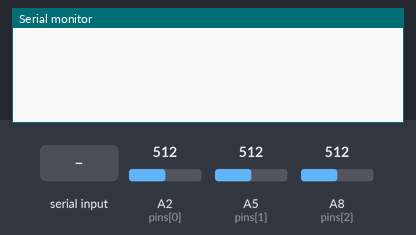
This sketch was run on a simulated Teensy 4. Parts: the last lines printed to the serial monitor. The inputs (shaded band) are chosen by the test bench; at power-on: A2 (pins[0]) = 512, A5 (pins[1]) = 512, A8 (pins[2]) = 512 (analog values on the 0–1023 scale).

Above: at 1.2 s.
1.3 s: "READ\n" received over Serial
At 2.7 s:
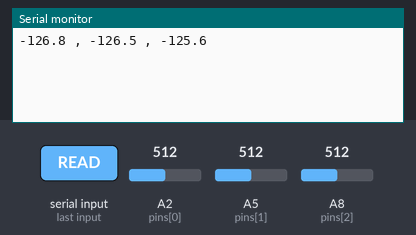
3.4 s: "ID?\n" received over Serial
At 4.7 s:
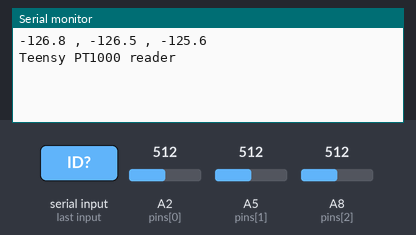

Measured:
- after the input at 1.3 s, the serial monitor: prints a new line after 0.23 s (image 1)
- after the input at 3.4 s, the serial monitor: prints a new line at once (image 2)

The sketch:

temperature_query.ino
```cpp
const int pins[3] = {A2, A5, A8}; //PT2(16), PT3(19), PT4(22)
const float R_REF[3] = {492.9, 494.1, 498.0};   // use measured values for higher precision
//const float R_REF[3] = {496.9, 499.3, 503.8};
//PT1000 resistance to temperature conversion (Callendar-Van Dusen equation) ---------------
const double R0 = 1000.0;
const double A = 3.9083e-3;
const double B = -5.775e-7;
const double C = -4.183e-12;       // only used below 0 °C

double RToCelsius(double R) { //Newton-Raphson numerical solution (calculated in °C)
  double T = (R / R0 - 1.0) / A;          // linear approx (first guess)
  for (int i = 0; i < 10; i++) {
    double c = (T < 0) ? C : 0.0;             // C term only below 0 °C
    double f  = R0 * (1.0 + A*T + B*T*T + c*(T - 100.0)*T*T*T) - R;
    double df = R0 * (A + 2.0*B*T + c*(4.0*T*T*T - 300.0*T*T));
    double dt = f / df;
    T -= dt;
    if (fabs(dt) < 1e-3) break;                   // converged to 0.001 °C
  }
  return T;
}
//-----------------------------------------------------------------------------------------

const byte numChars = 32; //arbitrary max message length
char receivedChars[numChars];
bool newData = false;

float readAdc(int ch) { //ADC count
  float sum = 0;
  for (int i = 0; i < 2000; i++) sum += analogRead(pins[ch]);
  return sum / 2000.0; //arbitrary average to smooth ADC fluctuations
}

float readR(int ch) { //resistance
  float adc = readAdc(ch);
  return R_REF[ch] * adc / (4095.0 - adc);   // sensor on the low side
}

float readV(int ch) { //voltage
  return readAdc(ch) * 3.3 / 4095.0;
}

void setup() {
  analogReadResolution(12); //12 bit
  Serial.begin(115200); //baud rate ignored through USB but a value is needed
}

void loop() {
  recvWithEndMarker();
  if (newData) {
    newData = false;
    parseInput();
  }
}

void recvWithEndMarker() { //takes in the input
  static byte ndx = 0;
  while (Serial.available() > 0 && !newData) {
    char rc = Serial.read();
    if (rc == '\r') continue;              // ignore carriage returns (certain terminals have them)
    if (rc != '\n') {
      receivedChars[ndx++] = rc;
      if (ndx >= numChars) ndx = numChars - 1;
    } else {
      receivedChars[ndx] = '\0';
      ndx = 0;
      newData = true;
    }
  }
}

void parseInput() { //reads input and then outputs
  if (strcmp(receivedChars, "READ") == 0) {
  for (int i = 0; i < 3; i++) {
    Serial.print(RToCelsius(readR(i)), 1);
    Serial.print(i < 2 ? " , " : "\n");
  }
  }
  else if (strcmp(receivedChars, "READ_RESISTANCE") == 0) { //resistance query
    for (int i = 0; i < 3; i++) {
    Serial.print(readR(i), 1);
    Serial.print(i < 2 ? " , " : "\n");
  }
  }
  else if (strcmp(receivedChars, "READ_ADC") == 0) { //resistance query
    for (int i = 0; i < 3; i++) {
    Serial.print(readAdc(i), 1);
    Serial.print(i < 2 ? " , " : "\n");
  }
  }
  else if (strcmp(receivedChars, "READ_VOLTAGE") == 0) { //voltage query
    for (int i = 0; i < 3; i++) {
    Serial.print(readV(i), 1);
    Serial.print(i < 2 ? " , " : "\n");
  }
  }
  else if (strcmp(receivedChars, "ID?") == 0) { //to check right teensy connected
    Serial.println("Teensy PT1000 reader");
  }
  else {
    Serial.print("ERR: unknown command: ");
    Serial.println(receivedChars);
  }
}
```
